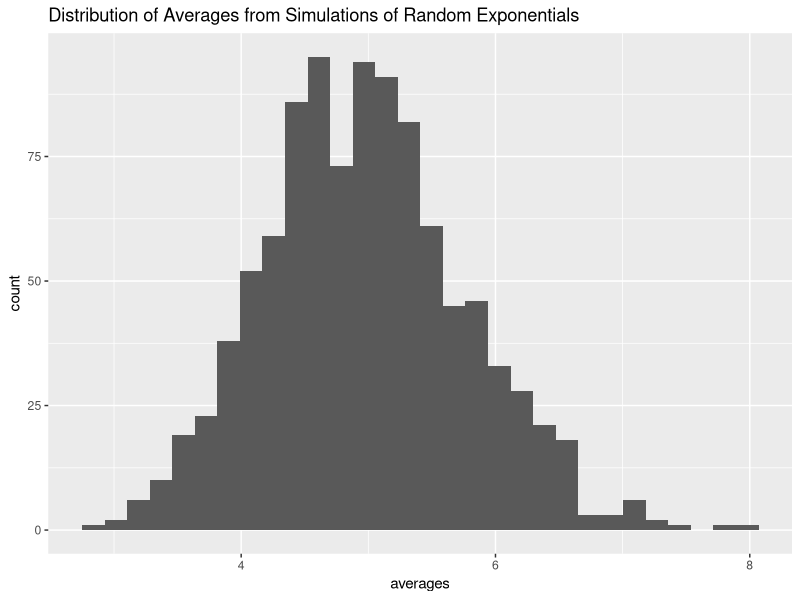
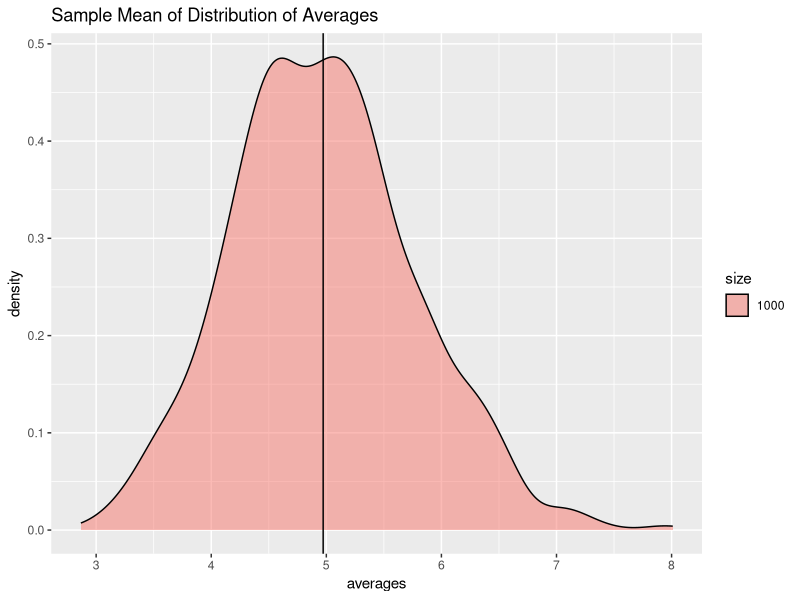
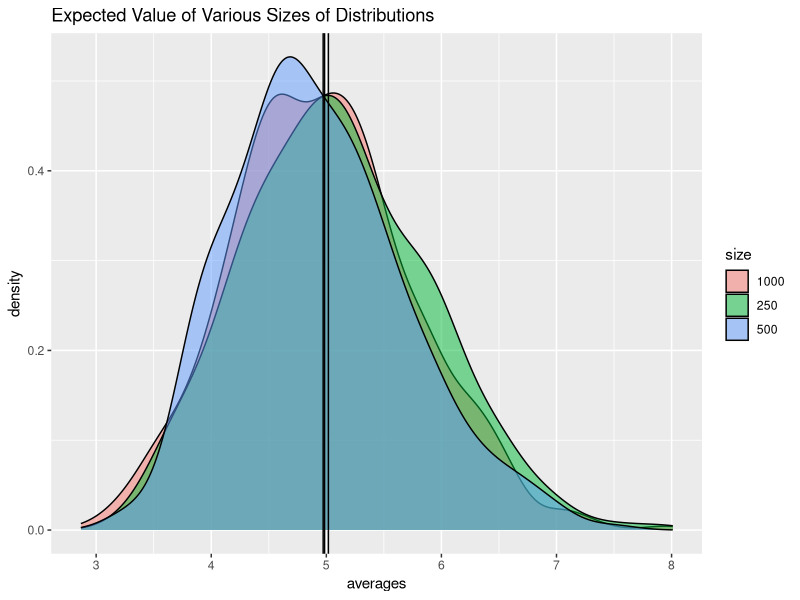

R code for these plots, in order:
## ---- chunk 1

nosims <- 1000
nexps <- 40
rate <- 0.2

## ---- chunk 2

# using set.seed so the results can be replicated
# also, 13 is my lucky number
set.seed(13)

# 1000 simulations on 40 random exponentials
sims <- replicate(nosims,rexp(nexps,rate))

# storing the means of those simulations in a data frame
# with the size of the simulations
simsdf <- data.frame(averages = apply(sims,2, mean),
                     size = "1000")

## ---- chunk 3

library(ggplot2)

ggplot(simsdf, aes(averages)) + 
  geom_histogram() +
  ggtitle("Distribution of Averages from Simulations of Random Exponentials")


## ---- chunk 4

samplemean <- mean(simsdf$averages)
samplemean

## ---- chunk 5

ggplot(simsdf, aes(averages)) + 
  geom_density(aes(fill=size),alpha=.5) +
  geom_vline(xintercept= samplemean) +
  ggtitle("Sample Mean of Distribution of Averages")

## ---- chunk 6

set.seed(14)
# simulate 500 and 250 averages from random exponentials
asample <- replicate(500,mean(rexp(nexps,rate)))
set.seed(15)
anothersample <- replicate(250,mean(rexp(nexps,rate)))

# creating a new data frame and then binding those rows to the original
sampledf <- data.frame(averages=c(asample,anothersample), size=c("500","250"))
simsdf <- rbind(simsdf,sampledf)

# plotting all the distributions with their means
ggplot(simsdf, aes(averages)) + 
  geom_density(aes(fill=size),alpha=.5) +
  geom_vline(xintercept= c(samplemean, mean(asample), mean(anothersample))) +
  ggtitle("Expected Value of Various Sizes of Distributions")

## ---- chunk 7

samplevariance <- samplemean^2
samplevariance

## ---- chunk 8

library(dplyr)
averagesdf <- simsdf %>% 
  group_by(size) %>% 
  summarize(mean = mean(averages)) %>% 
  mutate(var = mean^2) 

averagesdf

